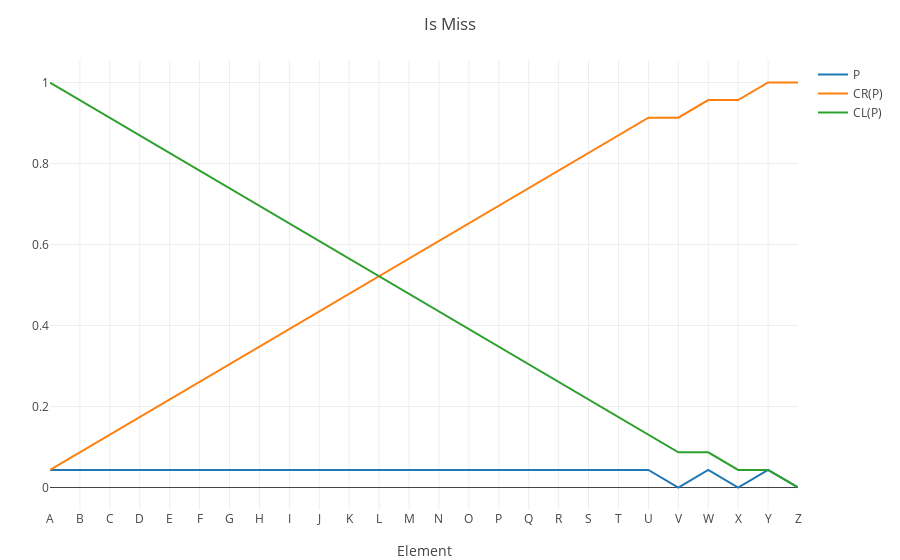

This figure's notebook cell:
### Code cell
i_m_p = i_m / sum(i_m)

i_m_p_cr = cumsum(i_m_p) .+ small_number

i_m_p_cl = cumulate_sum_reverse(i_m_p) .+ small_number

plot_x_y((i_m_p, i_m_p_cr, i_m_p_cl); name_ = ("P", "CR(P)", "CL(P)"), layout = extend_layout(layout; title = "Is Miss"))

### Figure 1 — Plotly figure (JSON) as saved in the notebook; plotly's stock layout.template omitted (floating-point values rounded to 4 significant figures)
{"data": [{"name": "P", "type": "scatter", "x": [1, 2, 3, 4, 5, 6, 7, 8, 9, 10, 11, 12, 13, 14, 15, 16, 17, 18, 19, 20, 21, 22, 23, 24, 25, 26], "y": [0.04348, 0.04348, 0.04348, 0.04348, 0.04348, 0.04348, 0.04348, 0.04348, 0.04348, 0.04348, 0.04348, 0.04348, 0.04348, 0.04348, 0.04348, 0.04348, 0.04348, 0.04348, 0.04348, 0.04348, 0.04348, 0, 0.04348, 0, 0.04348, 0]}, {"name": "CR(P)", "type": "scatter", "x": [1, 2, 3, 4, 5, 6, 7, 8, 9, 10, 11, 12, 13, 14, 15, 16, 17, 18, 19, 20, 21, 22, 23, 24, 25, 26], "y": [0.04348, 0.08696, 0.1304, 0.1739, 0.2174, 0.2609, 0.3043, 0.3478, 0.3913, 0.4348, 0.4783, 0.5217, 0.5652, 0.6087, 0.6522, 0.6957, 0.7391, 0.7826, 0.8261, 0.8696, 0.913, 0.913, 0.9565, 0.9565, 1.0, 1.0]}, {"name": "CL(P)", "type": "scatter", "x": [1, 2, 3, 4, 5, 6, 7, 8, 9, 10, 11, 12, 13, 14, 15, 16, 17, 18, 19, 20, 21, 22, 23, 24, 25, 26], "y": [1.0, 0.9565, 0.913, 0.8696, 0.8261, 0.7826, 0.7391, 0.6957, 0.6522, 0.6087, 0.5652, 0.5217, 0.4783, 0.4348, 0.3913, 0.3478, 0.3043, 0.2609, 0.2174, 0.1739, 0.1304, 0.08696, 0.08696, 0.04348, 0.04348, 2.22e-16]}], "layout": {"autosize": false, "margin": {"b": 50, "l": 50, "r": 50, "t": 60}, "templateaa": "plotly_white", "title": "Is Miss", "xaxis": {"ticktext": ["A", "B", "C", "D", "E", "F", "G", "H", "I", "J", "K", "L", "M", "N", "O", "P", "Q", "R", "S", "T", "U", "V", "W", "X", "Y", "Z"], "tickvals": [1, 2, 3, 4, 5, 6, 7, 8, 9, 10, 11, 12, 13, 14, 15, 16, 17, 18, 19, 20, 21, 22, 23, 24, 25, 26], "title": "Element"}}}
